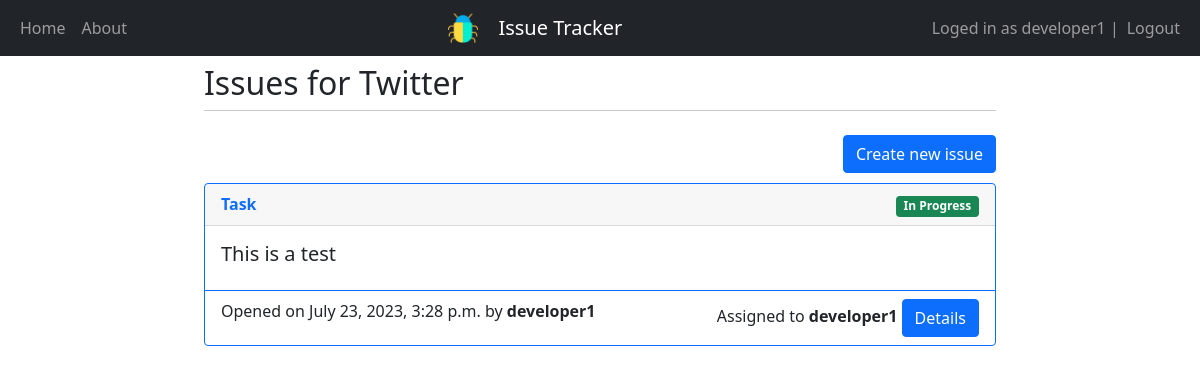
The app's page /issues/4 (signed in), older data.
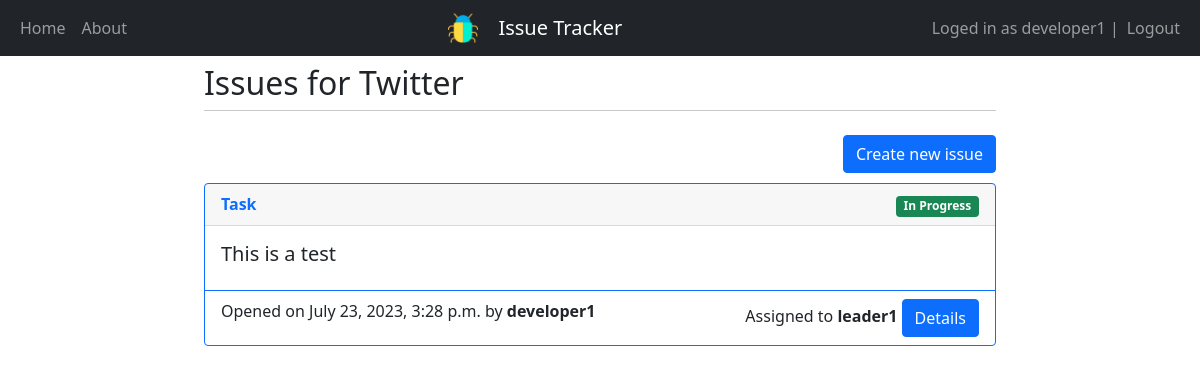
The same page, newer data.
### main/models.py (models this page shows, shortened)
class Issue(models.Model):
    title = models.CharField(max_length=64)
    description = models.CharField(max_length=256)
    date_created = models.DateTimeField("date created")
    STATUS = [
        ("P", "Pending"),
        ("I", "In Progress"),
        ("C", "Completed"),
    ]
    status = models.CharField(max_length=1, choices=STATUS)
    TYPE = [
        ("B", "Bug"),
        ("F", "Feature"),
        ("T", "Task"),
    ]
    type = models.CharField(max_length=1, choices=TYPE)
    project = models.ForeignKey(Project, on_delete=models.CASCADE)
    created_by = models.ForeignKey(User, related_name='created_by', on_delete=models.DO_NOTHING)
    assigned_to = models.ForeignKey(User, related_name='assigned_to', on_delete=models.DO_NOTHING, null=True)

### main/views.py (the view)
# urls.py: path('issues/<int:project_id>', views.issues, name='issues'),
@login_required(login_url="/login")
def issues(request, project_id):
    project = Project.objects.get(id=project_id)
    return render(request, "main/issues.html", {"project":project})

### main/templates/main/issues.html (shortened to what this page needs)
{% extends 'main/base.html' %}
{% block content %}
<div style="display: flex; justify-content: space-between;">
    <h2 class="mt-2">Issues for {{project.title}}</h2>
</div>
<hr class="mt-0 mb-4">
<div style="display: flex; justify-content: space-between; margin-bottom: 10px">
    <a class="btn btn-primary" href="/create_issue/{{project.id}}" role="button">Create new issue</a>
</div>
{% for issue in project.issue_set.all %}
{% if issue.type == 'B' %}
<div class="card border-danger mb-3">
    <div class="card-header text-danger" style="display: flex; justify-content: space-between;">
        <b>{{issue.get_type_display}}</b>
        {%if issue.status == 'C'%}
        <div>
            <span class="badge bg-secondary">{{issue.get_status_display}}</span>
        </div>
        {% elif issue.status == 'I'%}
        <div>
            <span class="badge bg-success">{{issue.get_status_display}}</span>
        </div>
        {% else %}
        <div>
            <span class="badge bg-warning text-dark">{{issue.get_status_display}}</span>
        </div>
        {%endif%}
    </div>
    <div class="card-body ">
        <h5 class="card-title">{{issue.title}}</h5>
    </div>
    <div class="card-footer bg-transparent border-danger" style="display: flex; justify-content: space-between;">
        <div>
            Opened on {{issue.date_created}} by <b>{{issue.created_by}}</b>
        </div>
        <div>
            {%if issue.assigned_to%}
            <span> Assigned to <b>{{issue.assigned_to}}</b></span>
            {% else %}
            <span> Not assigned</span>
            {% endif %}
            <a href="/issue/{{issue.id}}" class="btn btn-primary">Details</a>
        </div>
    </div>
</div>
{%else%}
<div class="card border-primary mb-3">
    <div class="card-header text-primary" style="display: flex; justify-content: space-between;">
        <b>{{issue.get_type_display}}</b>
        {%if issue.status == 'C'%}
        <div>
            <span class="badge bg-secondary">{{issue.get_status_display}}</span>
        </div>
        {% elif issue.status == 'I'%}
        <div>
            <span class="badge bg-success">{{issue.get_status_display}}</span>
        </div>
        {% else %}
        <div>
            <span class="badge bg-warning text-dark">{{issue.get_status_display}}</span>
        </div>
        {%endif%}
    </div>
    <div class="card-body">
        <h5 class="card-title">{{issue.title}}</h5>
    </div>
    <div class="card-footer bg-transparent border-primary" style="display: flex; justify-content: space-between;">
        <div>
            Opened on {{issue.date_created}} by <b>{{issue.created_by}}</b>
        </div>
        <div>
            {%if issue.assigned_to%}
            <span> Assigned to <b>{{issue.assigned_to}}</b></span>
            {% else %}
            <span> Not assigned</span>
            {% endif %}
            <a href="/issue/{{issue.id}}" class="btn btn-primary">Details</a>
        </div>
    </div>
</div>
{%endif%}
{% endfor %}
{% endblock %}

Row changes from the older to the newer data that the page shows:
changed Issue "This is a test": assigned_to "developer1" → "leader1"
